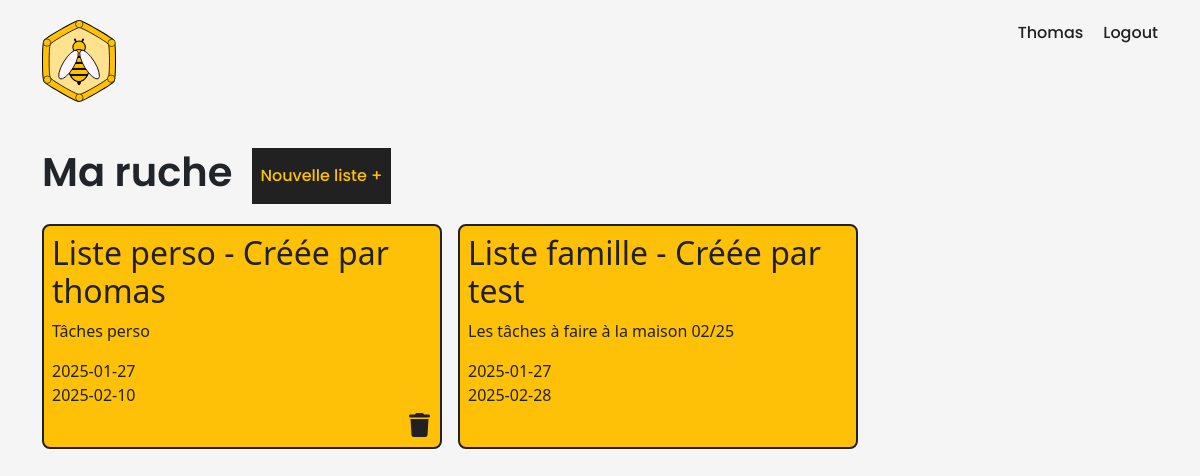
Screenshot of /profil.php (signed in) with the database file from the repository.
### tables this page shows
CREATE TABLE IF NOT EXISTS `list` (
  `id_list` int NOT NULL AUTO_INCREMENT,
  `name` varchar(255) NOT NULL,
  `description` varchar(255) NOT NULL,
  `creation_date` date NOT NULL,
  `limit_date` date NOT NULL,
  `creator_id` int NOT NULL,
  `creator_name` varchar(255) NOT NULL,
  PRIMARY KEY (`id_list`)
);

### profil.php (the view, shortened to what this page needs)
<?php
include_once('connexion.php');
$reqList = $bdd->prepare("SELECT `list`.`id_list` AS `id_list`, `list`.`name` AS 'name', `description` AS 'desc', `list`.`creation_date` AS 'crea_date', `list`.`limit_date` AS 'lim_date', `list`.`creator_id` AS 'creator_id', `list`.`creator_name` AS 'creator_name' FROM `list` INNER JOIN `user_list` ON `list`.`id_list` = `user_list`.`id_list` WHERE `user_list`.`id_user` = :id_user ORDER BY `list`.`limit_date` ASC");
$reqList->bindParam('id_user', $_SESSION['id_user'], PDO::PARAM_STR);
$reqList->execute();
$list = $reqList->fetchAll(PDO::FETCH_ASSOC);
?>
<!DOCTYPE html>
<html lang="en">
<head>
    <link rel="stylesheet" href="https://cdnjs.cloudflare.com/ajax/libs/font-awesome/6.7.2/css/all.min.css" />
    <link href="https://cdn.jsdelivr.net/npm/bootstrap@5.3.3/dist/css/bootstrap.min.css" rel="stylesheet">
    <link href="https://cdn.jsdelivr.net/npm/bootstrap@5.3.3/dist/css/bootstrap.min.css" rel="stylesheet">
    <link rel="stylesheet" href="./assets/css/style.css">
</head>
<body class="grey">
    <header>
        <div id="navbar-container" class="container">
            <nav>
                <div id="navbar">
                    <figure>
                        <a href="profil.php"><img src="./assets/img/TaskHive.svg" alt="logo TaskHive"></a>
                    </figure>
                    <div id="navbar-links">
                        <div><span class="black popp-medium"><?=ucfirst($_SESSION['username']) ?></span></div>
                        <div><a class="black popp-medium" href="log-out.php">Logout</a></div>
                    </div>
                </div>
            </nav>
        </div>
        <section class="container">
            <div class="profil-title">
                <h1 class="h1 popp-semiBold">Ma ruche</h1>
                <button id="new-list">Nouvelle liste +</button>
            </div>
            <div class="grid">
            <?php
                if(count($list) > 0){
                    foreach($list as $l){
                ?>
                <div class="display-list">
                    <a href="./task.php?id_list=<?= $l['id_list']?>">
                        <div class="list">
                            <h2 class="h2 black popp-regular"><?= $l['name'] . ' ' . '-' . ' ' . 'Créée par' . ' ' . $l['creator_name'] ?></h2>
                            <p class="black popp-regular"><?= $l['desc'] ?></p>
                            <div class="black popp-regular"><?= $l['crea_date'] ?></div>
                            <div class="black popp-regular mb-3"><?= $l['lim_date'] ?></div>
                            <?php
                                if($_SESSION['id_user'] == $l['creator_id']){
                            ?>
                                <form action="profil.php"  method="POST">
                                    <button class="no-bg-btn"><i class="fa-solid fa-trash"></i></button>
                                </form>
                            <?php
                                }
                            ?>
                        </div>
                    </a>
                </div>
                <?php
                    }
                } else {
                ?>
                    <div class="empty-container">
                        <span class="yellow popp-bold">Aucune liste</span>
                    </div>
                <?php
                }
                ?>
            </div>
    </section>
    </header>
</body>
</html>

### assets/css/style.css (style rules this page uses)
html, body, div, span, applet, object, iframe, h1, h2, h3, h4, h5, h6, p, blockquote, pre, a, abbr, acronym, address, big, cite, code, del, dfn, em, img, ins, kbd, q, s, samp, small, strike, strong, sub, sup, tt, var, b, u, i, center, dl, dt, dd, ol, ul, li, fieldset, form, label, legend, table, caption, tbody, tfoot, thead, tr, th, td, article, aside, canvas, details, embed, figure, figcaption, footer, header, hgroup, menu, nav, output, ruby, section, summary, time, mark, audio, video { margin: 0; padding: 0; border: 0; vertical-align: baseline; list-style-type: none; text-decoration: none; box-sizing: border-box; }
.popp-medium { font-family: 'Poppins Medium'; }
.popp-semiBold { font-family: 'Poppins SemiBold'; }
.black { color: #212121; }
.grey { background-color: #F5F5F5; }
.profil-title { display: flex; }
#navbar-container figure { display: flex; width: 100%; }
#navbar-container img { max-width: 20%; }
#navbar { display: flex; justify-content: space-around; padding-top: 20px; }
#navbar-links { display: flex; }
#navbar-links a { color: #212121; margin-left: 20px; }
#new-list, #new-task, #new-bee { border: 2px solid #212121; color: #FFC107; background-color: #212121; font-family: 'Poppins Medium'; margin-left: 20px; transition: all ease 0.25s; }
.profil-title { margin-top: 40px; }
.display-list { margin-top: 20px; width: 100%; max-width: 400px; border: solid 2px #212121; background-color: #FFC107; position: relative; border-radius: 8px; transition: all ease 0.35s; }
.display-list h2 { margin-bottom: 8px; }
.display-list p { margin-bottom: 16px; }
.display-list a i { position: absolute; bottom: 10px; right: 10px; font-size: 1.5rem; color: #212121; transition: all ease 0.25s; }
.list { padding: 8px 0 0 8px; }
.grid { display: flex; flex-wrap: wrap; gap: 16px; }
.no-bg-btn { background: none; border: none; }

### rows the page displays
list: name "Liste perso", creator_name "thomas", description "Tâches perso", creation_date "2025-01-27", limit_date "2025-02-10"
list: name "Liste famille", creator_name "test", description "Les tâches à faire à la maison 02/25", creation_date "2025-01-27", limit_date "2025-02-28"

### other values shown
$_SESSION['username'] "Thomas"
